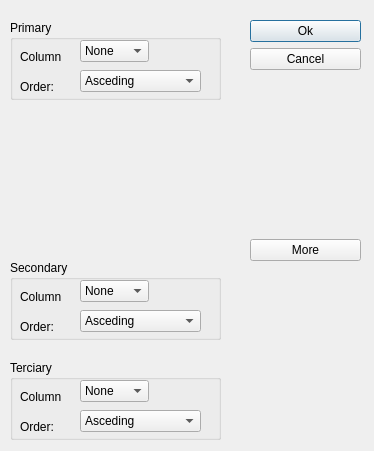
<?xml version="1.0" encoding="UTF-8"?>
<ui version="4.0">
 <class>SortDialog</class>
 <widget class="QDialog" name="SortDialog">
  <property name="geometry">
   <rect>
    <x>0</x>
    <y>0</y>
    <width>374</width>
    <height>451</height>
   </rect>
  </property>
  <property name="windowTitle">
   <string>Dialog</string>
  </property>
  <widget class="QGroupBox" name="groupBox">
   <property name="geometry">
    <rect>
     <x>10</x>
     <y>20</y>
     <width>211</width>
     <height>80</height>
    </rect>
   </property>
   <property name="title">
    <string>Primary</string>
   </property>
   <widget class="QComboBox" name="comboBox">
    <property name="geometry">
     <rect>
      <x>70</x>
      <y>20</y>
      <width>69</width>
      <height>22</height>
     </rect>
    </property>
    <item>
     <property name="text">
      <string>None</string>
     </property>
    </item>
   </widget>
   <widget class="QComboBox" name="comboBox_2">
    <property name="geometry">
     <rect>
      <x>70</x>
      <y>50</y>
      <width>121</width>
      <height>22</height>
     </rect>
    </property>
    <item>
     <property name="text">
      <string>Asceding</string>
     </property>
    </item>
    <item>
     <property name="text">
      <string>Descending</string>
     </property>
    </item>
   </widget>
   <widget class="QLabel" name="label">
    <property name="geometry">
     <rect>
      <x>10</x>
      <y>30</y>
      <width>46</width>
      <height>13</height>
     </rect>
    </property>
    <property name="text">
     <string>Column</string>
    </property>
   </widget>
   <widget class="QLabel" name="label_2">
    <property name="geometry">
     <rect>
      <x>10</x>
      <y>60</y>
      <width>46</width>
      <height>13</height>
     </rect>
    </property>
    <property name="text">
     <string>Order:</string>
    </property>
   </widget>
  </widget>
  <widget class="QGroupBox" name="groupBox_2">
   <property name="geometry">
    <rect>
     <x>10</x>
     <y>260</y>
     <width>211</width>
     <height>80</height>
    </rect>
   </property>
   <property name="title">
    <string>Secondary</string>
   </property>
   <widget class="QComboBox" name="comboBox_3">
    <property name="geometry">
     <rect>
      <x>70</x>
      <y>20</y>
      <width>69</width>
      <height>22</height>
     </rect>
    </property>
    <item>
     <property name="text">
      <string>None</string>
     </property>
    </item>
   </widget>
   <widget class="QComboBox" name="comboBox_4">
    <property name="geometry">
     <rect>
      <x>70</x>
      <y>50</y>
      <width>121</width>
      <height>22</height>
     </rect>
    </property>
    <item>
     <property name="text">
      <string>Asceding</string>
     </property>
    </item>
    <item>
     <property name="text">
      <string>Descending</string>
     </property>
    </item>
   </widget>
   <widget class="QLabel" name="label_3">
    <property name="geometry">
     <rect>
      <x>10</x>
      <y>30</y>
      <width>46</width>
      <height>13</height>
     </rect>
    </property>
    <property name="text">
     <string>Column</string>
    </property>
   </widget>
   <widget class="QLabel" name="label_4">
    <property name="geometry">
     <rect>
      <x>10</x>
      <y>60</y>
      <width>46</width>
      <height>13</height>
     </rect>
    </property>
    <property name="text">
     <string>Order:</string>
    </property>
   </widget>
  </widget>
  <widget class="QGroupBox" name="groupBox_3">
   <property name="geometry">
    <rect>
     <x>10</x>
     <y>360</y>
     <width>211</width>
     <height>80</height>
    </rect>
   </property>
   <property name="title">
    <string>Terciary</string>
   </property>
   <widget class="QComboBox" name="comboBox_5">
    <property name="geometry">
     <rect>
      <x>70</x>
      <y>20</y>
      <width>69</width>
      <height>22</height>
     </rect>
    </property>
    <item>
     <property name="text">
      <string>None</string>
     </property>
    </item>
   </widget>
   <widget class="QComboBox" name="comboBox_6">
    <property name="geometry">
     <rect>
      <x>70</x>
      <y>50</y>
      <width>121</width>
      <height>22</height>
     </rect>
    </property>
    <item>
     <property name="text">
      <string>Asceding</string>
     </property>
    </item>
    <item>
     <property name="text">
      <string>Descending</string>
     </property>
    </item>
   </widget>
   <widget class="QLabel" name="label_5">
    <property name="geometry">
     <rect>
      <x>10</x>
      <y>30</y>
      <width>46</width>
      <height>13</height>
     </rect>
    </property>
    <property name="text">
     <string>Column</string>
    </property>
   </widget>
   <widget class="QLabel" name="label_6">
    <property name="geometry">
     <rect>
      <x>10</x>
      <y>60</y>
      <width>46</width>
      <height>13</height>
     </rect>
    </property>
    <property name="text">
     <string>Order:</string>
    </property>
   </widget>
  </widget>
  <widget class="QWidget" name="">
   <property name="geometry">
    <rect>
     <x>250</x>
     <y>20</y>
     <width>111</width>
     <height>241</height>
    </rect>
   </property>
   <layout class="QVBoxLayout" name="verticalLayout">
    <item>
     <widget class="QPushButton" name="pushButton">
      <property name="text">
       <string>Ok</string>
      </property>
     </widget>
    </item>
    <item>
     <widget class="QPushButton" name="pushButton_2">
      <property name="text">
       <string>Cancel</string>
      </property>
     </widget>
    </item>
    <item>
     <spacer name="verticalSpacer_2">
      <property name="orientation">
       <enum>Qt::Vertical</enum>
      </property>
      <property name="sizeHint" stdset="0">
       <size>
        <width>20</width>
        <height>68</height>
       </size>
      </property>
     </spacer>
    </item>
    <item>
     <widget class="QPushButton" name="pushButton_3">
      <property name="text">
       <string>More</string>
      </property>
     </widget>
    </item>
   </layout>
  </widget>
  <zorder>groupBox</zorder>
  <zorder>groupBox_2</zorder>
  <zorder>comboBox</zorder>
  <zorder>groupBox_3</zorder>
  <zorder>verticalSpacer</zorder>
  <zorder>pushButton</zorder>
  <zorder>pushButton_2</zorder>
  <zorder>pushButton_3</zorder>
  <zorder>verticalSpacer_2</zorder>
 </widget>
 <resources/>
 <connections/>
</ui>
